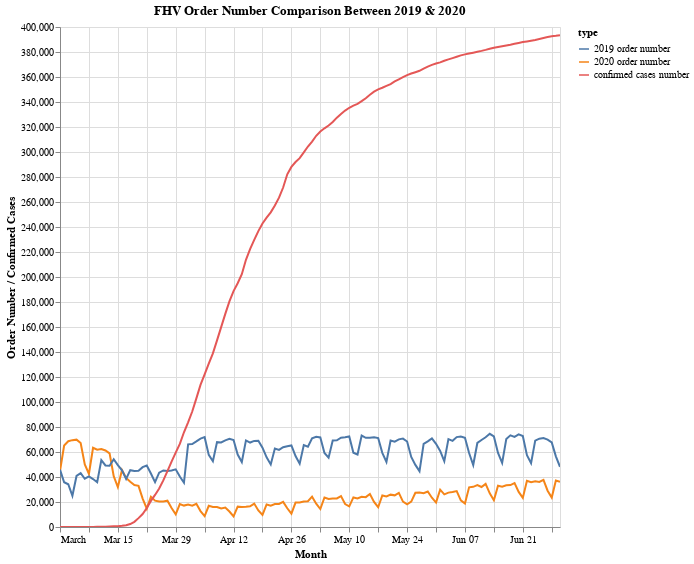

Notebook source saved alongside this figure:
### Code cell
fhv_count_chart = alt.Chart(fhv_count_long_form, title="FHV Order Number Comparison Between 2019 & 2020").mark_line().encode(
    x=alt.X("date:T"),
    y="number:Q",
    color='type:N',
    tooltip=list(fhv_count_long_form.columns)
).properties(
    width=500,
    height=500
).interactive()

fhv_count_chart.encoding.x.title = "Month"
fhv_count_chart.encoding.y.title = "Order Number / Confirmed Cases"

fhv_count_chart

### Figure 1 — Vega-Lite specification as saved in the notebook (floating-point values rounded to 4 significant figures; data arrays with more than 128 entries replaced by an {"elided": "..."} marker saying what was removed)
{"config": {"view": {"continuousWidth": 400, "continuousHeight": 300}}, "data": {"name": "data-17da0289ced96b7f6842804841c40286"}, "mark": "line", "encoding": {"color": {"type": "nominal", "field": "type"}, "tooltip": [{"type": "nominal", "field": "date"}, {"type": "nominal", "field": "type"}, {"type": "quantitative", "field": "number"}], "x": {"type": "temporal", "field": "date", "title": "Month"}, "y": {"type": "quantitative", "field": "number", "title": "Order Number / Confirmed Cases"}}, "height": 500, "selection": {"selector003": {"type": "interval", "bind": "scales", "encodings": ["x", "y"]}}, "title": "FHV Order Number Comparison Between 2019 & 2020", "width": 500, "$schema": "https://vega.github.io/schema/vega-lite/v4.8.1.json", "datasets": {"data-17da0289ced96b7f6842804841c40286": {"elided": "366 records"}}}
